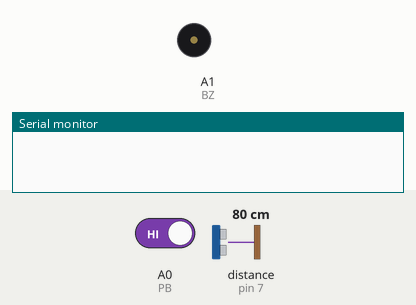
The sketch below on a simulated Arduino Uno, built with avr-gcc and run on an emulated ATmega328P. Shown: buzzer (waves = sounding), the last lines printed to the serial monitor. Inputs (shaded band) come from the test bench; at power-on: A0 (PB) HIGH, distance to the obstacle (sensor on pin 7) 80 cm. The echo pulse lasts 58.3 µs per cm.

Above: at 1.2 s.
1.3 s: A0 (PB) driven LOW
At 4.2 s:
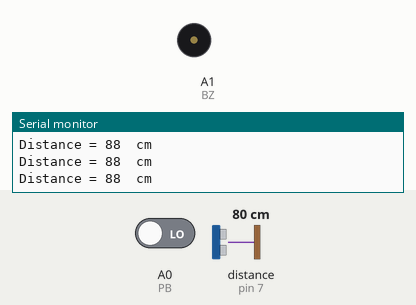
4.3 s: A0 (PB) driven HIGH
At 5.3 s:
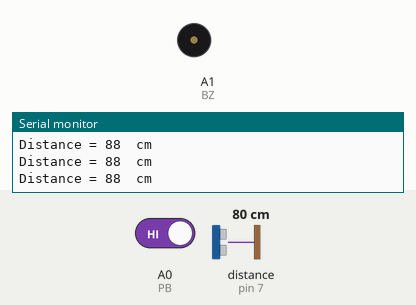
Timing chart, 0 to 7.3 s (numbered marks = the images above; inputs shaded):
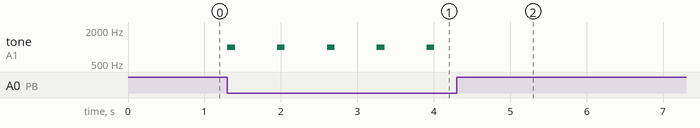

The sketch:

ex6-1-1.ino
```cpp
//========== ex6-1-1.ino ============
// pin A0 connected to P6A-5, P6A-1 connected to GND (key 0)
// pin A1 connected to P14-2 (buzzer)
// pin 6 connected to P22B-1 (Trig pin)
// pin 7 connected to P22B-2 (Echo pin)
//========== Global Declaration ============
#define  trig	6	// Trig pin connected to digital pin 6
#define  echo	7	// Echo pin connected to digital pin 7
#define  PB  A0		// key 0 connected to analog pin A0
#define  BZ  A1		// buzzer connected to analog pin A1
int Width;		// declare an integer variable named Width
int distance=0;		// declare an integer variable named distance
//========== Initialization ============
void setup()
{  pinMode(PB, INPUT); 		// configure analog pin A0 as an input
   pinMode(BZ, OUTPUT); 	// configure analog pin A1 as an output
   digitalWrite(BZ, 1); 	// turn off buzzer
   pinMode(trig, OUTPUT);	// configure digital pin 6 as an output
   pinMode(echo, INPUT);	// configure digital pin 7 as an input
   Serial.begin(9600);		// open the serial port at 9600 bps
}
//========== Main Code ============
void loop()
{  int pb=digitalRead(PB);	// read key 0 state
   if (!pb)			// if key 0 is pressed,
   {  tone(BZ,1000);		// generate a beep
      delay(100);		// a delay of 0.1 seconds
      noTone(BZ);		// no beeps generated
      for(int i=0;i<10;i++) 	// repeat measuring 10 times
	{  readUtrasonic(); 	// measure the distance
	   distance+=Width; 	// accumulate the distance measurements
	   delay(50); 		// a delay of 0.05 seconds
	}
	distance/=10; 	 // calculate the average of 10 measurements
	Serial.print("Distance = "); // display character string
	Serial.print(distance); 	    // display distance value
	Serial.print("  cm"); 	    // display units
	Serial.println(); 	    // next line
    }
}
//========== Function ============
void readUtrasonic()
{  digitalWrite(trig, 1);	// trigger the ultrasonic sensor
   delayMicroseconds(20);	// a delay of 20 us
   digitalWrite(trig, 0);	// stop triggering the ultrasonic sensor
   Width = pulseIn(echo, HIGH);	// measure the width of echo pulse
   Width *= 0.0173;		// calculate distance
}
```

Measured:
- after the input at 1.3 s, tone on A1 (BZ): alternates 1000 Hz for 0.10 s and silent for 0.55 s, starting at once
- after the input at 4.3 s, tone on A1 (BZ): stops changing and stays silent
